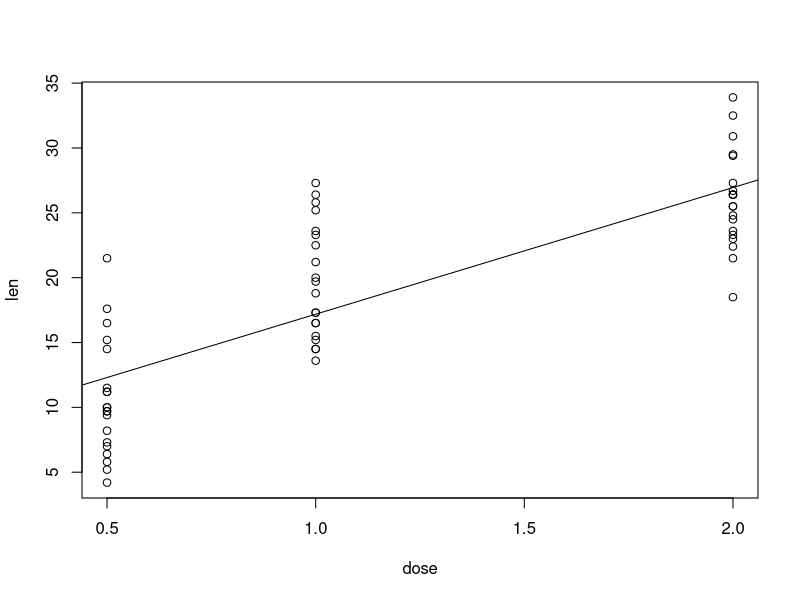

Source code (R):
## ---- chunk 1
Toothdata <- ToothGrowth

head(Toothdata)

## ---- chunk 2

fit <- lm(len ~ dose, data = Toothdata)

b <- fit$coefficients

plot(len ~ dose, data = Toothdata)

abline(lm(len ~ dose, data = Toothdata))


